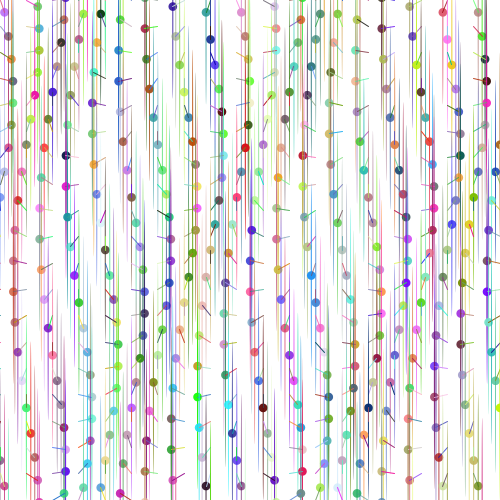
Frame 1 (no input)
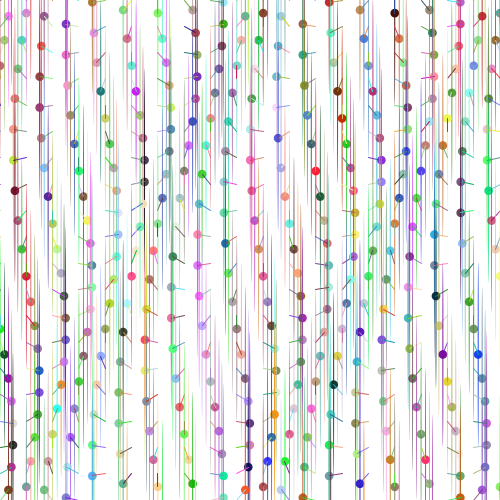
Frame 60 (the mouse pressed at the canvas centre just before this capture)
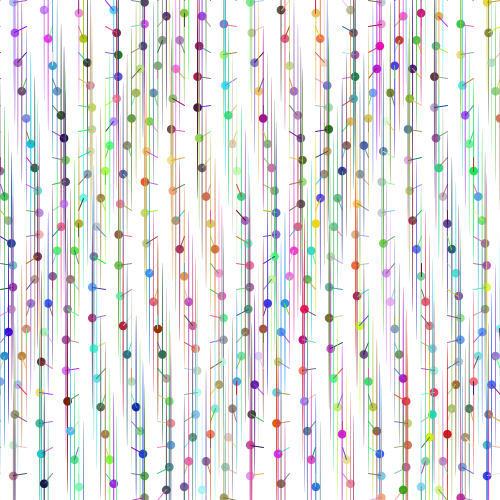
Frame 120 (the mouse held since frame 60 and released just before this capture)

The Processing sketch that drew these frames (run headless with seeded random() and noise(); from frame 60 on, the mouse is pressed at the canvas centre):

// Processing sketch: processing_152236
// ── processing_152236.pde

/*
 * Creative Coding
 * Week 2, 05 - Moving Patterns 1
 * by Indae Hwang and Jon McCormack
 * Copyright (c) 2014 Monash University
 *
 * This sketch builds on the previous sketches, drawing shapes based on the
 * current framerate. The movement of individual shapes combine to create a
 * gestalt field of motion. Use the arrow keys on your keyboard to change the
 * frame rate. 
 * 
 */

// variable used to store the current frame rate value
int frame_rate_value;

void setup() {
  size(500, 500);

  frame_rate_value = 9;
  frameRate(frame_rate_value);
  ellipseMode(CENTER);
  rectMode(CENTER);
  background(255);
}


void draw() {

  background(255);

  int num = 20;
  int margin = 0;
  float gutter = 0; //distance between each cell
  float cellsize = ( width - (2 * margin) - gutter * (num - 1) ) / (num - 1);

  int circleNumber = 0; // counter
  for (int i=0; i<num; i++) {
    for (int j=0; j<num; j++) {
      circleNumber = (i * num) + j; // different way to calculate the circle number from w2_04

      float tx = margin + cellsize * i + gutter * i;
      float ty = margin + cellsize * j + gutter * j;

      movingCircle(tx, ty, cellsize, circleNumber);
    }
  }
} //end of draw 


void movingCircle(float x, float y, float size, int circleNum) {

  float finalAngle;
  finalAngle = frameCount + circleNum;

  //the rotating angle for each tempX and tempY postion is affected by frameRate and angle;  
  float tempX = x + (size / 2) * sin(PI / frame_rate_value * finalAngle);
  float tempY = y + (size / 2) * cos(PI / frame_rate_value * finalAngle);

  noStroke();
  fill(random(255),random(255),random(255), random(150,255));
  ellipse(tempX, tempY, size/3, size/3);
  ellipse(tempX, tempY, 1, size*7);
  stroke(0);
  noFill();
  stroke(random(255),random(255),random(255), random(150,255));
  line(x, y, tempX, tempY);
}


/*
 * keyReleased function
 *
 * called automatically by Processing when a keyboard key is released
 */
void keyReleased() {

  // right arrow -- increase frame_rate_value
  if (keyCode == RIGHT && frame_rate_value < 60) {
    frame_rate_value++;
  }

  // left arrow -- decrease frame_rate_value
  if ( keyCode == LEFT && frame_rate_value > 1) {
    frame_rate_value--;
  }

  // set the frameRate and print current value on the screen
  frameRate(frame_rate_value);
  println("Current frame Rate is: " + frame_rate_value);
}
